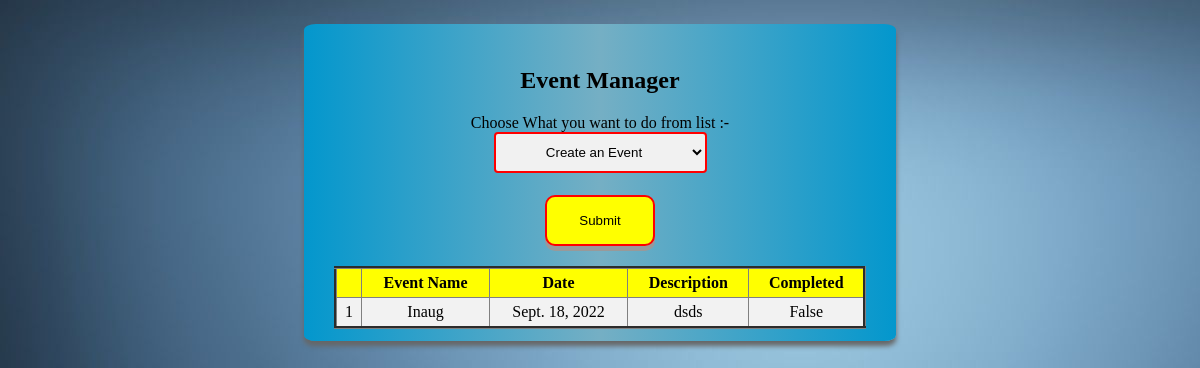
Before: /task2/3 with the older database file.
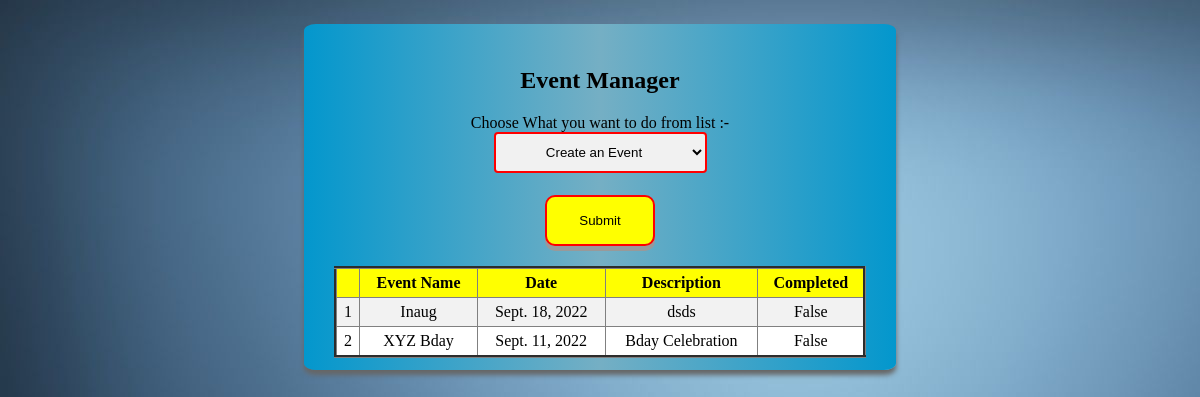
After: the same page with the newer database file.
### Task2/models.py (models this page shows, shortened)
class EventDet(models.Model):
    name=models.CharField('Event Name',max_length=120)
    date=models.DateField('Date',null=True,blank=True)
    complete=models.BooleanField('Complete',null=True,blank=True)
    description=models.TextField('Des')

### Task2/views.py (the view)
# urls.py: path('3',views.ViewEvents),
def ViewEvents(request):
    choice=request.POST.get("CRUDchoice")
    if(choice):
        return redirect('/task2/{}'.format(choice))
    eventList=list()
    for e in EventDet.objects.all():
        eventList.append(model_to_dict(e))
    return render(request,"eve.html",{'view':1,'eventList':enumerate(eventList,1)})

### Task2/templates/eve.html (shortened to what this page needs)
{% load static %}
<html>
    <head>
        <link rel="stylesheet" href="{% static 'eve.css' %}">
    </head>
    <body>
        <div id="mainDiv">
            <h2>Event Manager</h2>
            <form action="." method="post">
                <label for="CRUDchoice">Choose What you want to do from list :-</label><br>
                <select id="CRUD" name="CRUDchoice">
                <option value="1">Create an Event</option>
                </select><br><br>
                <input type="submit" name="submit">
            </form>
            {% if view %}
            <table border="3" style="padding: 5px;text-align: center;">
                <tr>
                    <th style="padding: 5px;"></td>
                    <th style="padding: 5px;">Event Name</td>
                    <th style="padding: 5px;">Date</td>
                    <th style="padding: 5px;">Description</td>
                    <th style="padding: 5px;">Completed</td>
                </tr>
                {% for i,e in eventList %}
                <tr>
                    <td style="padding: 5px;">{{i}}</td>
                    <td style="padding: 5px;">{{e.name}}</td>
                    <td style="padding: 5px;">{{e.date}}</td>
                    <td style="padding: 5px;">{{e.description}}</td>
                    <td style="padding: 5px;">{{e.complete}}</td>
                </tr>
                {% endfor %}
            </table>
            {% endif %}
        </div>
    </body>
</html>

Changed rows visible on the page:
added EventDet: name "XYZ Bday", date "Sept. 11, 2022", description "Bday Celebration"
Other visible differences:
new list line: "2 False"
